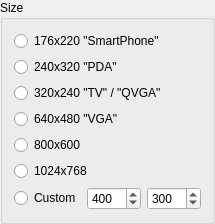
      <widget class="QGroupBox" name="ButtonGroup1">
       <property name="sizePolicy">
        <sizepolicy hsizetype="Preferred" vsizetype="Preferred">
         <horstretch>0</horstretch>
         <verstretch>0</verstretch>
        </sizepolicy>
       </property>
       <property name="title">
        <string>Size</string>
       </property>
       <layout class="QVBoxLayout">
        <property name="spacing">
         <number>6</number>
        </property>
        <property name="leftMargin">
         <number>11</number>
        </property>
        <property name="topMargin">
         <number>11</number>
        </property>
        <property name="rightMargin">
         <number>11</number>
        </property>
        <property name="bottomMargin">
         <number>11</number>
        </property>
        <item>
         <widget class="QRadioButton" name="size_176_220">
          <property name="text">
           <string>176x220 &quot;SmartPhone&quot;</string>
          </property>
         </widget>
        </item>
        <item>
         <widget class="QRadioButton" name="size_240_320">
          <property name="text">
           <string>240x320 &quot;PDA&quot;</string>
          </property>
         </widget>
        </item>
        <item>
         <widget class="QRadioButton" name="size_320_240">
          <property name="text">
           <string>320x240 &quot;TV&quot; / &quot;QVGA&quot;</string>
          </property>
         </widget>
        </item>
        <item>
         <widget class="QRadioButton" name="size_640_480">
          <property name="text">
           <string>640x480 &quot;VGA&quot;</string>
          </property>
         </widget>
        </item>
        <item>
         <widget class="QRadioButton" name="size_800_600">
          <property name="text">
           <string>800x600</string>
          </property>
         </widget>
        </item>
        <item>
         <widget class="QRadioButton" name="size_1024_768">
          <property name="text">
           <string>1024x768</string>
          </property>
         </widget>
        </item>
        <item>
         <layout class="QHBoxLayout">
          <property name="spacing">
           <number>6</number>
          </property>
          <property name="leftMargin">
           <number>0</number>
          </property>
          <property name="topMargin">
           <number>0</number>
          </property>
          <property name="rightMargin">
           <number>0</number>
          </property>
          <property name="bottomMargin">
           <number>0</number>
          </property>
          <item>
           <widget class="QRadioButton" name="size_custom">
            <property name="sizePolicy">
             <sizepolicy hsizetype="Fixed" vsizetype="Fixed">
              <horstretch>0</horstretch>
              <verstretch>0</verstretch>
             </sizepolicy>
            </property>
            <property name="text">
             <string>Custom</string>
            </property>
           </widget>
          </item>
          <item>
           <widget class="QSpinBox" name="size_width">
            <property name="minimum">
             <number>1</number>
            </property>
            <property name="maximum">
             <number>1280</number>
            </property>
            <property name="singleStep">
             <number>16</number>
            </property>
            <property name="value">
             <number>400</number>
            </property>
           </widget>
          </item>
          <item>
           <widget class="QSpinBox" name="size_height">
            <property name="minimum">
             <number>1</number>
            </property>
            <property name="maximum">
             <number>1024</number>
            </property>
            <property name="singleStep">
             <number>16</number>
            </property>
            <property name="value">
             <number>300</number>
            </property>
           </widget>
          </item>
         </layout>
        </item>
       </layout>
      </widget>
